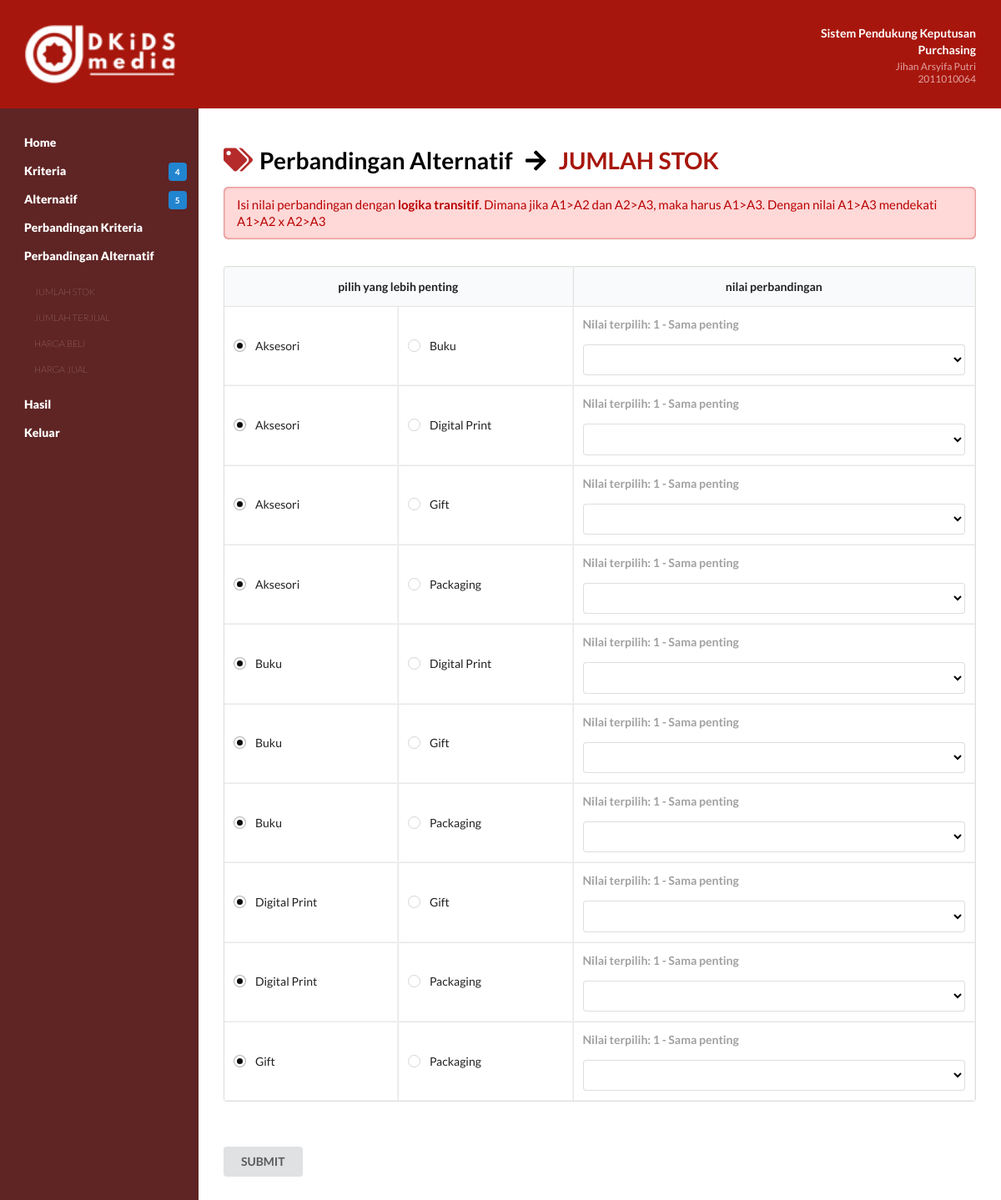
The page /php/bobot.php?c=1 on the database its author committed.
### tables this page shows
CREATE TABLE `perbandingan_alternatif` (
  `id` int(11) NOT NULL,
  `alternatif1` int(11) NOT NULL,
  `alternatif2` int(11) NOT NULL,
  `pembanding` int(11) NOT NULL,
  `nilai` float NOT NULL
);

### php/config.php (called while the page is built, shortened)
<?php
	$database = 'db_dkids';
?>

### php/fungsi.php (the view, shortened to what this page needs)
<?php
function getKriteriaID($no_urut)
{
    include('config.php');
    $query = "SELECT id FROM kriteria ORDER BY id";
    $result = mysqli_query($koneksi, $query);
    $listID = [];
    while ($row = mysqli_fetch_array($result)) {
        $listID[] = $row['id'];
    }
    return $listID[$no_urut];
}
function getAlternatifID($no_urut)
{
    include('config.php');
    $query = "SELECT id FROM alternatif ORDER BY id";
    $result = mysqli_query($koneksi, $query);
    $listID = [];
    while ($row = mysqli_fetch_array($result)) {
        $listID[] = $row['id'];
    }
    return $listID[$no_urut];
}
function getKriteriaNama($no_urut)
{
    include('config.php');
    $query = "SELECT nama FROM kriteria ORDER BY id";
    $result = mysqli_query($koneksi, $query);
    $nama = [];
    while ($row = mysqli_fetch_array($result)) {
        $nama[] = $row['nama'];
    }
    return $nama[$no_urut];
}
function getJumlahAlternatif()
{
    include('config.php');
    $query = "SELECT count(*) FROM alternatif";
    $result = mysqli_query($koneksi, $query);
    $jmlData = mysqli_fetch_array($result)[0];
    return $jmlData;
}
function getJumlahKriteria()
{
    include('config.php');
    $query = "SELECT count(*) FROM kriteria";
    $result = mysqli_query($koneksi, $query);
    $jmlData = mysqli_fetch_array($result)[0];
    return $jmlData;
}
function getNilaiPerbandinganAlternatif($alternatif1, $alternatif2, $pembanding)
{
    include('config.php');
    $id_alternatif1 = getAlternatifID($alternatif1);
    $id_alternatif2 = getAlternatifID($alternatif2);
    $id_pembanding = getKriteriaID($pembanding);
    $query = "SELECT nilai FROM perbandingan_alternatif WHERE alternatif1 = $id_alternatif1 AND alternatif2 = $id_alternatif2 AND pembanding = $id_pembanding";
    $result = mysqli_query($koneksi, $query);
    if (mysqli_num_rows($result) == 0) {
        return 1;
    } else {
        while ($row = mysqli_fetch_array($result)) {
            return $row['nilai'];
        }
    }
}
function showTabelPerbandingan($jenis, $kriteria)
{
    include('config.php');
    if ($kriteria == 'kriteria') {
        $n = getJumlahKriteria();
    } else {
        $n = getJumlahAlternatif();
    }
    $query = "SELECT nama FROM $kriteria ORDER BY id";
    $result = mysqli_query($koneksi, $query);
    while ($row = mysqli_fetch_array($result)) {
        $pilihan[] = $row['nama'];
    }
    ?>
    <form class="ui form" action="proses.php" method="post">
        <table class="ui celled selectable collapsing table">
            <thead>
                <tr>
                    <th colspan="2">pilih yang lebih penting</th>
                    <th>nilai perbandingan</th>
                </tr>
            </thead>
            <tbody>
                <?php
                $urut = 0;
                for ($x = 0; $x <= ($n - 2); $x++) {
                    for ($y = ($x + 1); $y <= ($n - 1); $y++) {
                        $urut++;
                        ?>
                        <tr>
                            <td>
                                <div class="field">
                                    <div class="ui radio checkbox">
                                        <label><?php echo $pilihan[$x]; ?></label>
                                    </div>
                                </div>
                            </td>
                            <td>
                                <div class="field">
                                    <div class="ui radio checkbox">
                                        <label><?php echo $pilihan[$y]; ?></label>
                                    </div>
                                </div>
                            </td>
                            <td>
                                <div class="field">
                                    <?php
                                    if ($kriteria == 'kriteria') {
                                        $nilai = getNilaiPerbandinganKriteria($x, $y);
                                    } else {
                                        $nilai = getNilaiPerbandinganAlternatif($x, $y, ($jenis - 1));
                                    }
                                    ?>
                                    <?php
                                    if ($kriteria == 'kriteria') {
                                        $nilai = getNilaiPerbandinganKriteria($x, $y);
                                    } else {
                                        $nilai = getNilaiPerbandinganAlternatif($x, $y, ($jenis - 1));
                                    }
                                    ?>
                                    <?php
                                    $keterangan = [
                                        1 => "Sama penting",
                                        2 => "Mendekati sedikit lebih penting",
                                        3 => "Sedikit lebih penting",
                                        4 => "Mendekati lebih penting",
                                        5 => "Lebih penting",
                                        6 => "Mendekati sangat penting",
                                        7 => "Sangat penting",
                                        8 => "Mendekati mutlak penting",
                                        9 => "Mutlak sangat penting"
                                    ];
                                    $teks = isset($keterangan[$nilai]) ? $keterangan[$nilai] : "Tidak diketahui";
                                    ?>
                                    <p style="color:rgb(160, 160, 160); font-weight: bold;">
                                        Nilai terpilih: <?= $nilai . " - " . $teks ?>
                                    </p>
                                    <select name="bobot<?php echo $urut ?>" required>
                                        <option value="<?php echo $nilai ?>" selected></option>
                                        <option value="1">1 - Sama penting</option>
                                    </select>
                                </div>
                            </td>
                        </tr>
                        <?php
                    }
                }
                ?>
            </tbody>
        </table>
        <br><br><input class="ui submit button" type="submit" name="submit" value="SUBMIT">
    </form>
    <?php
}
?>

### css/style.css (style rules this page uses)
html { display: -webkit-box; display: -ms-flexbox; display: flex; -webkit-box-orient: vertical; -webkit-box-direction: normal; -ms-flex-direction: column; flex-direction: column; }
body { display: -webkit-box; display: -ms-flexbox; display: flex; -webkit-box-orient: vertical; -webkit-box-direction: normal; -ms-flex-direction: column; flex-direction: column; min-height: 100vh; }
body { margin: 0; background: #fff; }
.content table { border-collapse: collapse; }
.content th, .content td { border: 1px solid #f3f3f3; }
#b table { width: 100%; }
#b th { text-align: center; }

### rows shown on the page
perbandingan_alternatif: x "Aksesori", y "Buku", nilai "1", nilai "Sama penting"
perbandingan_alternatif: x "Aksesori", y "Digital Print", nilai "1", nilai "Sama penting"
perbandingan_alternatif: x "Aksesori", y "Gift", nilai "1", nilai "Sama penting"
perbandingan_alternatif: x "Aksesori", y "Packaging", nilai "1", nilai "Sama penting"
perbandingan_alternatif: x "Buku", y "Digital Print", nilai "1", nilai "Sama penting"
perbandingan_alternatif: x "Buku", y "Gift", nilai "1", nilai "Sama penting"
perbandingan_alternatif: x "Buku", y "Packaging", nilai "1", nilai "Sama penting"
perbandingan_alternatif: x "Digital Print", y "Gift", nilai "1", nilai "Sama penting"
perbandingan_alternatif: x "Digital Print", y "Packaging", nilai "1", nilai "Sama penting"
perbandingan_alternatif: x "Gift", y "Packaging", nilai "1", nilai "Sama penting"

### other values the page prints
getJumlahKriteria() "4"
getJumlahAlternatif() "5"
getKriteriaNama($i) "JUMLAH STOK"
getKriteriaNama($i) "JUMLAH TERJUAL"
getKriteriaNama($i) "HARGA BELI"
getKriteriaNama($i) "HARGA JUAL"
getKriteriaNama($jenis - 1) "JUMLAH STOK"
